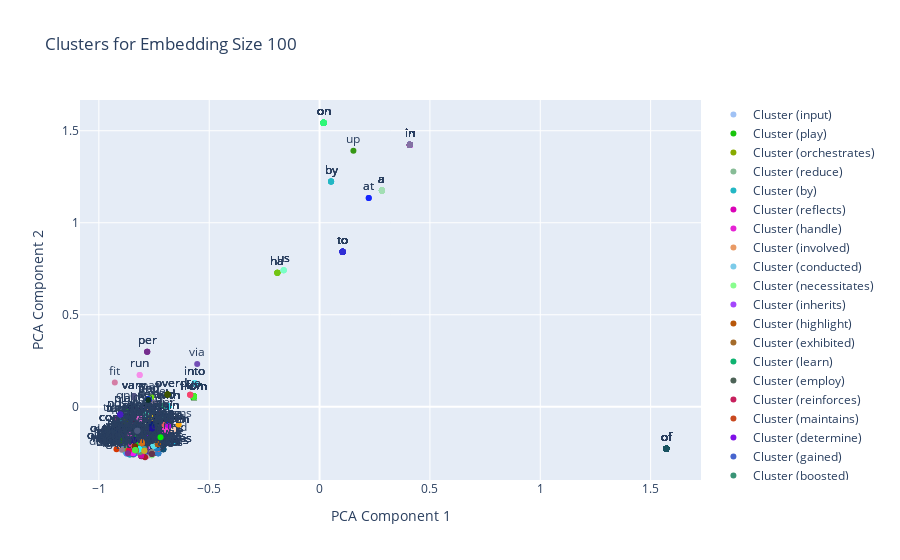
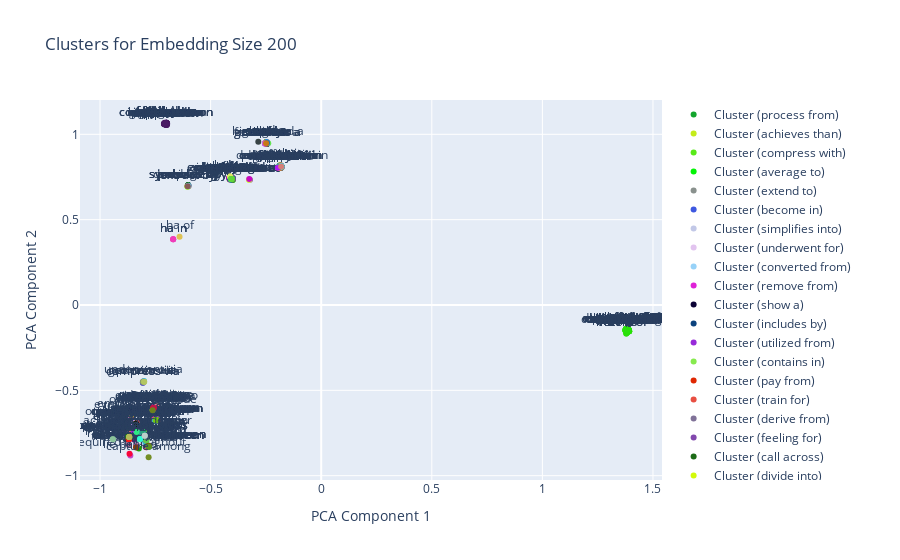

The notebook cell saved with these charts, in order:
### Code cell
from process_graph.edges_clustering import plot_clusters_with_pca

plot_clusters_with_pca(graph.edges, edge_label_map)
